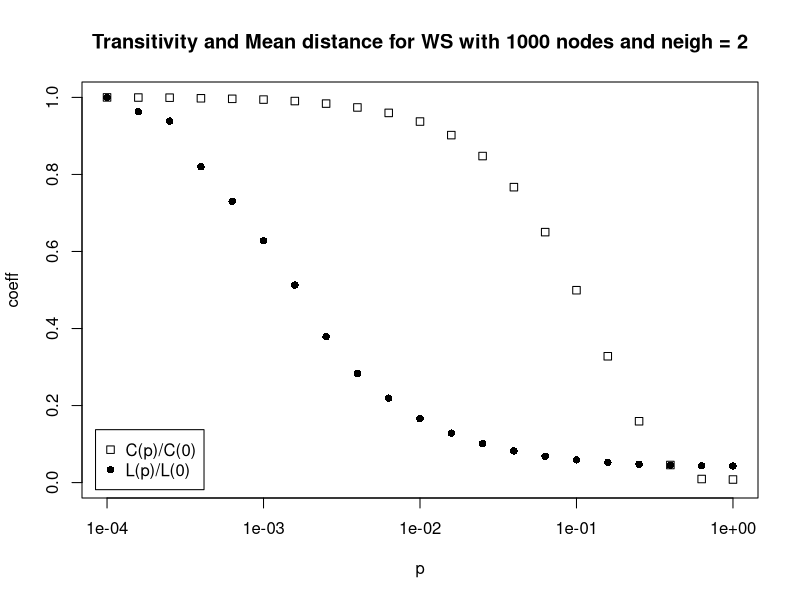

Source code (R): (Note: a time limit stopped this script after it produced the figure.)
# Lab1: Reproduce the graphs that were introduced in the first lecture.
library(igraph)

#(a) plotting the clustering coefficient and the average shortest - path as a
# function of the parameter p of the WS model

p <- 10^(seq(-4,0,0.2))

N = 100
NODES = 1000
for (neigh in c(2,3,4,5,6,8,10,20) ){
  L <- rep(0,length(p))
  C <- rep(0,length(p))

  for (i in 1:length(p)) {
    for (j in 1:N) {
      # Note that the smaller the population and the larger the neighborhood,
      # then the clustering coefficient will be higher
      g <- sample_smallworld(1,NODES,neigh,p[i])
      L[i] = L[i] + transitivity(g, "global")
      C[i] = C[i] + mean_distance(g)
    }

    L[i] = L[i]/N
    C[i] = C[i]/N
  }

  L <- L/L[1]
  C <- C/C[1]


  pdf(paste("./plots/WS_neigh_",neigh,".pdf", sep=""))
  plot(p, L, ylim = c(0,1), ylab='coeff', xlab='p', pch=0, log='x', ,
       main= paste("Transitivity and Mean distance for WS with ",NODES,
                   " nodes and neigh = ",neigh,sep=""))
  points(p, C, ylim = c(0,1), ylab='coeff', xlab='p', pch=16)
  legend("bottomleft", inset=.02,c('C(p)/C(0)','L(p)/L(0)'), pch=c(0,16))
  dev.off()
}

#
#
#
#
#

num_nodes = round(10^(seq(0.1,5,0.2)))
apl_gnp <- function(n) mean_distance(sample_gnp(n, (1+0.0001)*log(n)/n))
mean_apl <- function(n) sum(rep(apl_gnp(n), N))/N

ASP <- Map(mean_apl,num_nodes)

ASP <- rep(0,length(num_nodes))
for ( i in 1:length(num_nodes) ){
  for (j in 1:N) {
    g <- sample_gnp(num_nodes[i], (1+0.001)*log(num_nodes[i])/num_nodes[i])
    ASP[i] = ASP[i] + average.path.length(g)
  }

  ASP[i] <- ASP[i]/N
  print(i)
}

plot(num_nodes, ASP)

#b) Plotting the average shortest-path length as a function of the network size 
# of the ER model
average_path_length_ER <- function(n, p) {
  g <- erdos.renyi.game(n, p)
  # g <- sample_gnm(n,p)
  # If graph is not connected, calculate for the largest connected component
  if (!is.connected(g)) {
    g <- induced.subgraph(g, which.max(clusters(g)$csize))
  }
  return(mean_distance(g, directed = FALSE))
}

# Generating a sequence of steps that is similar to the one shown in the lecture
max_nodes <- 10000
# The amount of steps shown in the according task graph is 21
n_steps <- 21 
power <- 2
linear_seq <- seq(0, 1, length.out = n_steps)
non_linear_seq <- linear_seq^power
network_sizes <- round(1 + (max_nodes - 1) * non_linear_seq)

# fixed probability
# p <- 0.1  
# Static p
#avg_lengths <- sapply(network_sizes, function(n) average_path_length_ER(n, p))
#Dynamic p
avg_lengths <- sapply(network_sizes, function(n) average_path_length_ER(n, (2*log(n)/n) ))

plot(network_sizes, avg_lengths, type="b", xlab="Number of Nodes", ylab="Average Shortest Path Length",
     main=paste("ER model with p = 0.1"))
